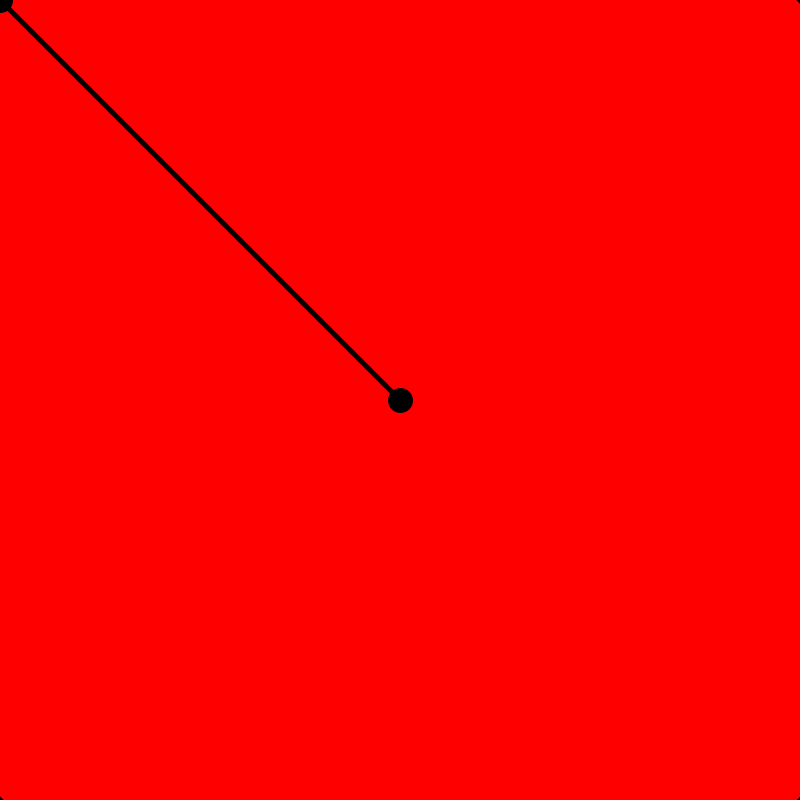
Frame 1 (no input)
Frame 60 (the mouse pressed at the canvas centre just before this capture): identical to frame 1, image omitted
Frame 120 (the mouse held since frame 60 and released just before this capture): blank canvas, image omitted

The Processing sketch that drew this single still picture (run headless with seeded random() and noise(); from frame 60 on, the mouse is pressed at the canvas centre):

// Processing sketch: mouseCircle
// ── mouseCircle.pde
void setup(){
  size(800,800);
  strokeWeight(5);
}

void draw(){
  
  background(255);
  
  float r = dist(width/2, height/2, mouseX, mouseY);
  
  fill(255,0,0);
  ellipse(width/2, height/2, 2*r, 2*r);
  
  line(width/2, height/2, mouseX, mouseY);
  
  fill(0);
  ellipse(width/2, height/2, 20,20);
  ellipse(mouseX, mouseY, 20, 20);
}
